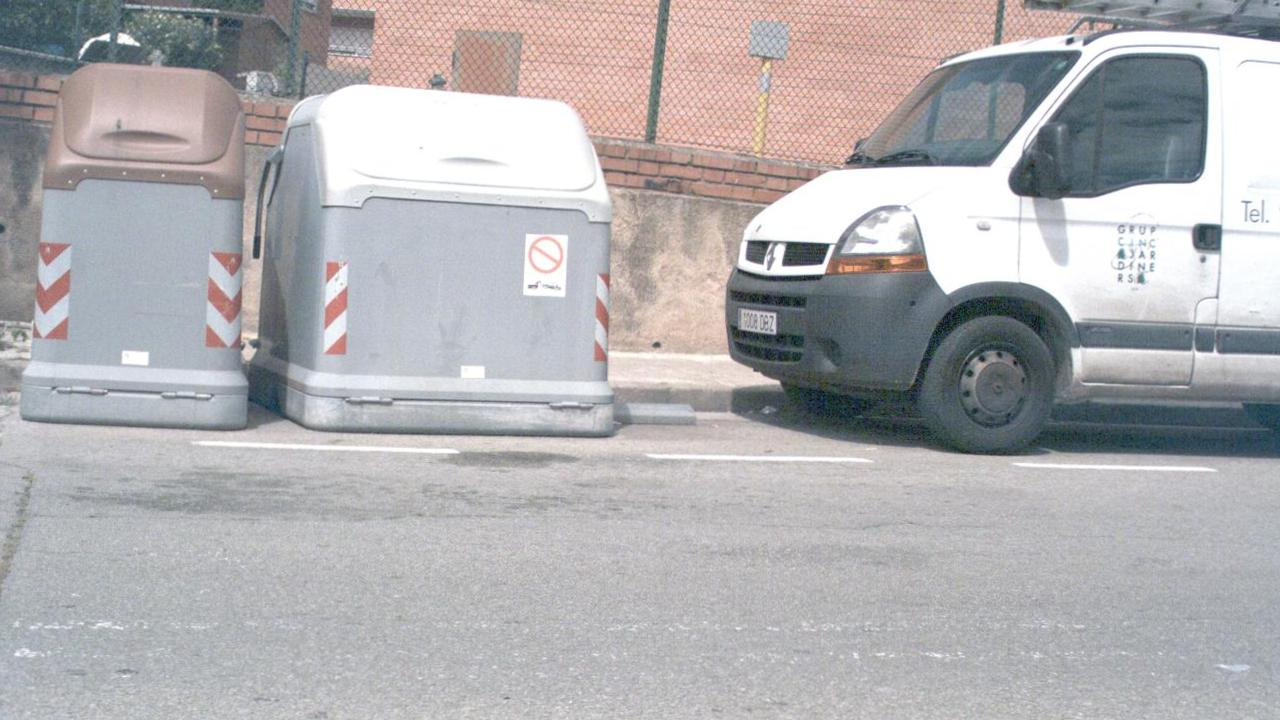
#> input picture project3_edge/a.jpg, 1280 x 720 px, given in place of test.jpg, which was not available
$ jupyter execute project3.ipynb   (text cells are left out)
#> lines starting #> are read from the running program, lines starting #| are printed output that depends on the picture; after the words box and inside, x2 and y2 are one past the last pixel; in counts of white or black regions, pixels touching at a corner belong together; long printed decimals are rounded; pictures that were not available may be replaced by others from this repository, and a replacement may not be noted
[cell 1]
import cv2
import numpy as np

[cell 2]
img= cv2.imread("test.jpg",0)
#> img: shape (720, 1280); min 7, max 255, mean 175.8

[cell 3]
canny=cv2.Canny(img,150,200)
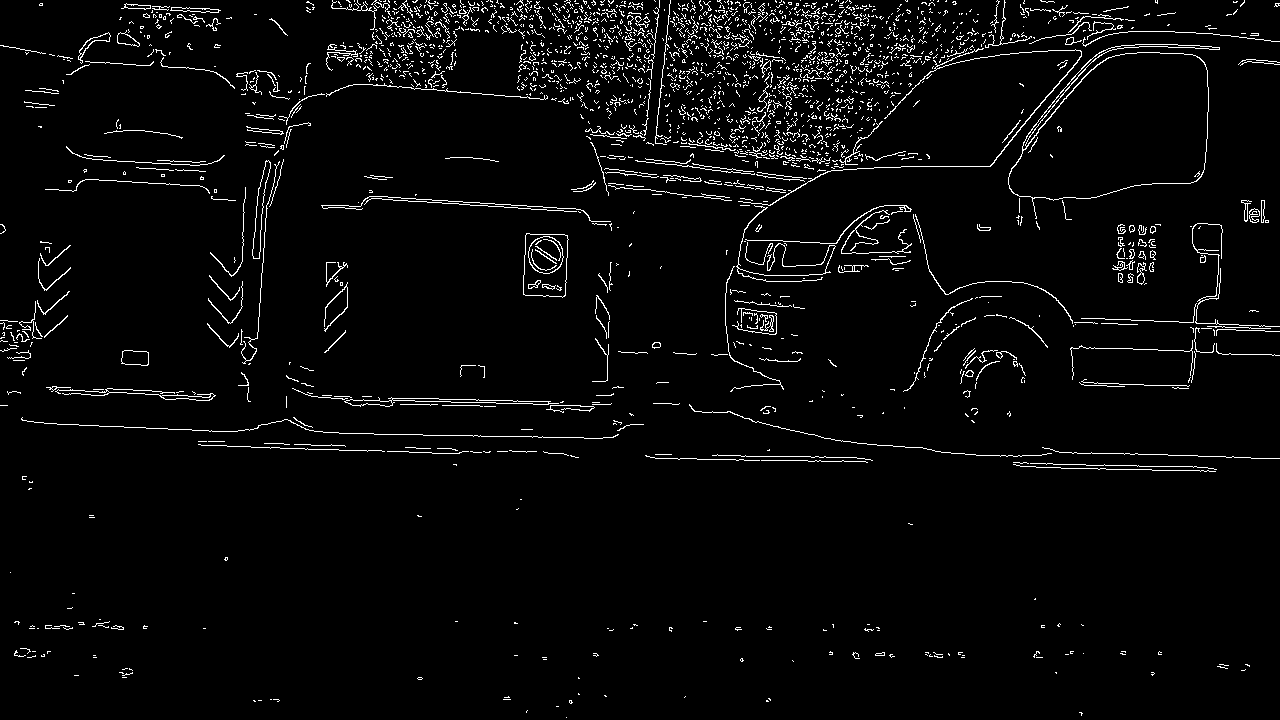
#> canny: shape (720, 1280); 3.5% white in thin lines or dots

cv2.imshow("test",canny)
cv2.waitKey()

[cell 4]
blur=cv2.GaussianBlur(img,(5,5),cv2.BORDER_DEFAULT)
resultCanny = cv2.Canny(blur,80,90)
#> resultCanny: shape (720, 1280); 2.3% white in thin lines or dots

[cell 5]
cv2.imshow("blurred_canny",resultCanny)
cv2.waitKey()

[cell 6]
kernel = np.ones((5, 5), np.uint8)

[cell 7]
dilate=cv2.dilate(resultCanny,kernel,iterations=1)
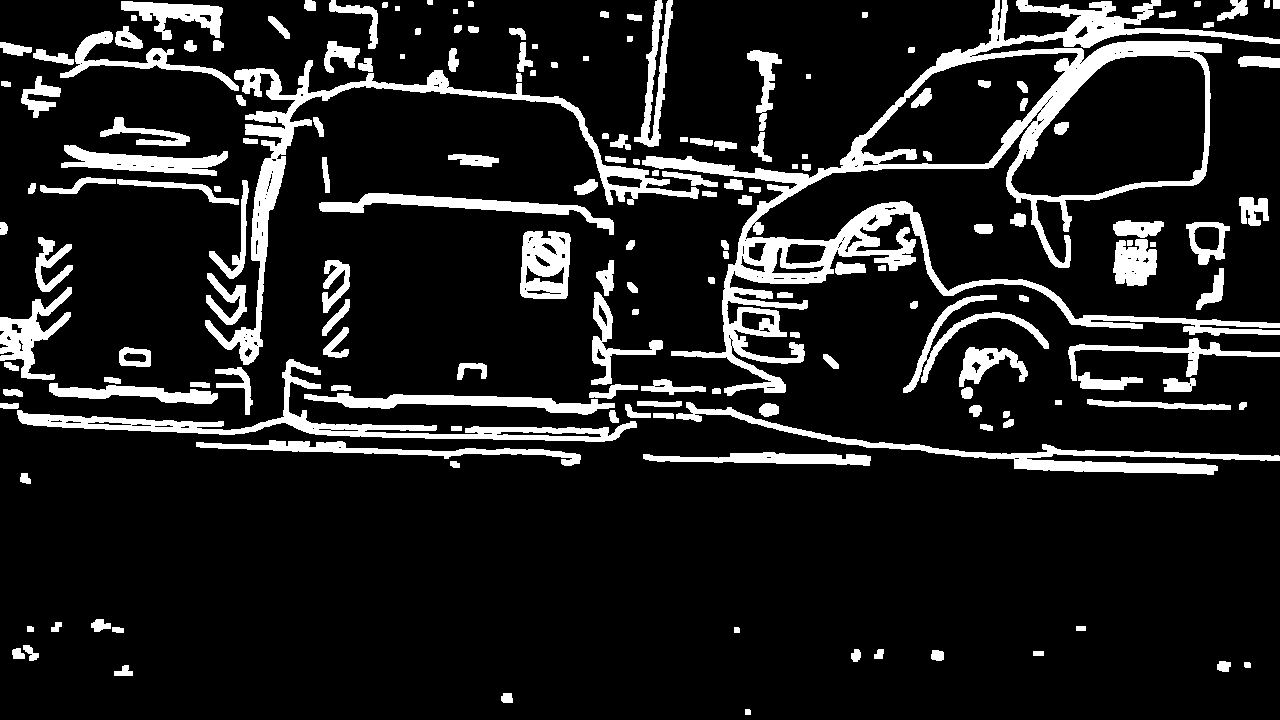
#> dilate: shape (720, 1280); 12.7% white; 174 white regions, largest, box (x1, y1, x2, y2) and area: (642, 0, 1280, 396) 32041, (205, 60, 699, 365) 10202, (17, 359, 637, 442) 6996

[cell 8]
erode=cv2.erode(dilate,kernel,iterations=1)
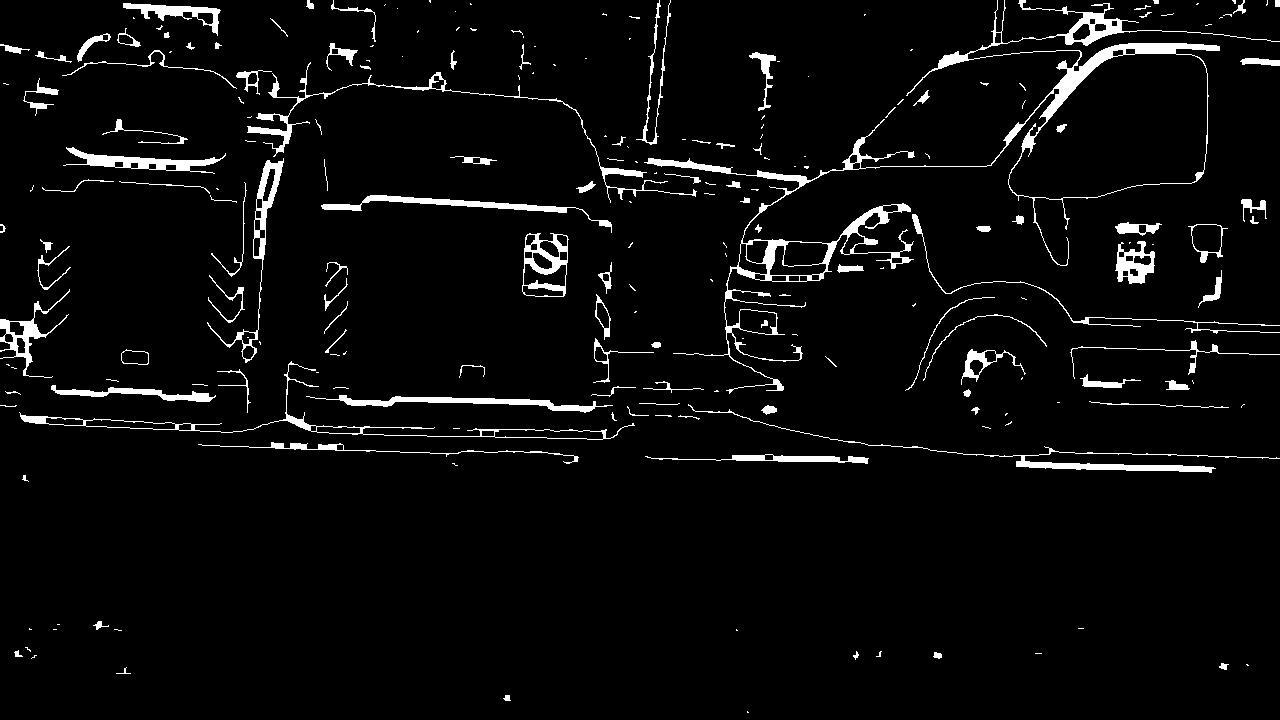
#> erode: shape (720, 1280); 4.3% white; 222 white regions (111 under 20 px), largest, box (x1, y1, x2, y2) and area: (644, 0, 1280, 394) 10208, (247, 62, 697, 203) 1985, (688, 404, 1280, 473) 1885
cv2.imshow("erode",erode)
cv2.waitKey()

[cell 9]
from scipy.spatial import distance as dist

[cell 10]
hist_Img_RGB = cv2.calcHist(erode, [0, 1, 2], None, [8, 8, 8],[0, 256, 0, 256, 0, 256])
histogram_gray = cv2.calcHist(erode, [0], None, [255], [0,256])
#> histogram_gray = 255 values, max 1245 at index 0, min 0 at index 1, mean 5.02
normalize_histogram_rgb=cv2.normalize(hist_Img_RGB, hist_Img_RGB).flatten()
#> normalize_histogram_rgb = 512 values, max 1 at index 0, min 0 at index 1, mean 0.00201
gray_normalize_histogram_rgb=cv2.normalize(histogram_gray, histogram_gray).flatten()
#> gray_normalize_histogram_rgb = 255 values, max 1 at index 0, min 0 at index 1, mean 0.00403

[cell 11]
canny_hist_Img_RGB = cv2.calcHist(resultCanny, [0, 1, 2], None, [8, 8, 8],[0, 256, 0, 256, 0, 256])
canny_histogram_gray = cv2.calcHist(resultCanny, [0], None, [255], [0,256])
#> canny_histogram_gray = 255 values, max 1269 at index 0, min 0 at index 1, mean 5.02
canny_normalize_histogram_rgb=cv2.normalize(canny_hist_Img_RGB, hist_Img_RGB).flatten()
#> canny_normalize_histogram_rgb = 512 values, max 1 at index 0, min 0 at index 1, mean 0.002
gray_canny_normalize_histogram_rgb=cv2.normalize(canny_histogram_gray, canny_histogram_gray).flatten()
#> gray_canny_normalize_histogram_rgb = 255 values, max 1 at index 0, min 0 at index 1, mean 0.00396

[cell 12]
test=cv2.imread("b.png")
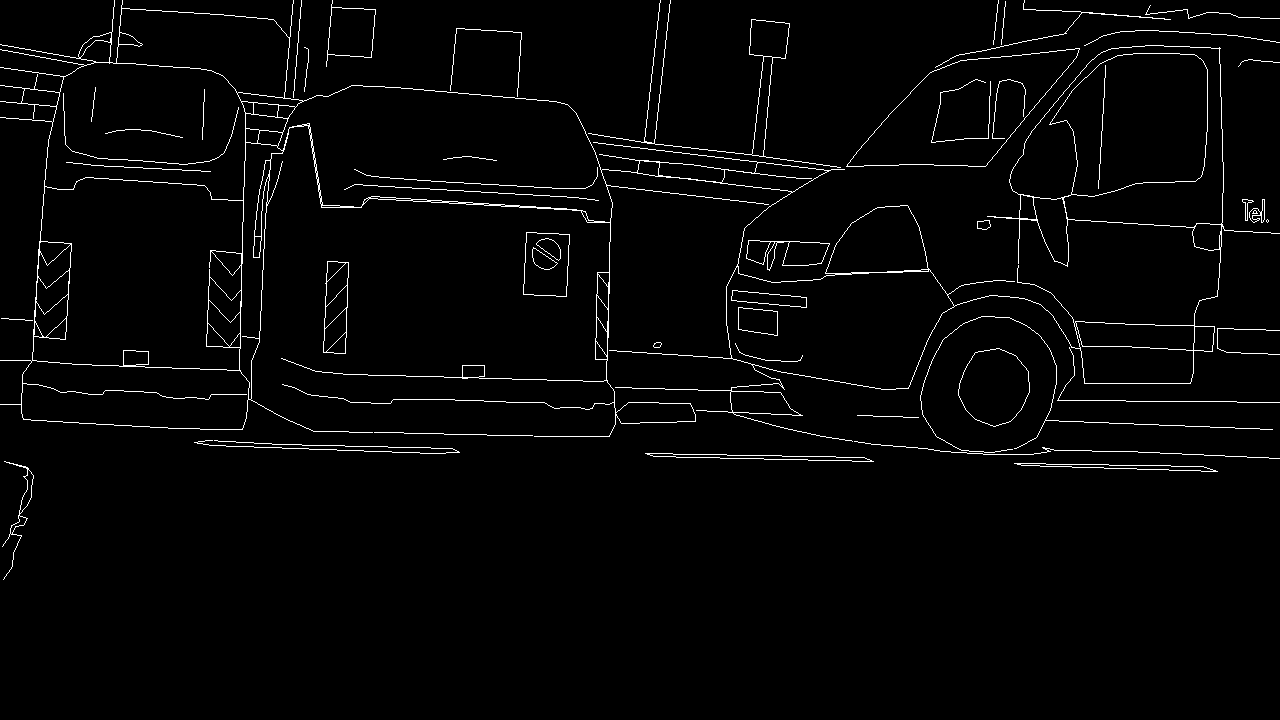
#> input picture project3_edge/b.png, 1280 x 720 px
#> test is the input picture: shape (720, 1280, 3); 2.3% white in thin lines or dots, all inside (x1, y1, x2, y2) = (0, 0, 1280, 580)

[cell 13]
test_Img_RGB = cv2.calcHist(test, [0, 1, 2], None, [8, 8, 8],[0, 256, 0, 256, 0, 256])
test_histogram_gray = cv2.calcHist(test, [0], None, [255], [0,256])
#> test_histogram_gray = 255 values, max 3813 at index 0, min 0 at index 1, mean 15.06
test_histogram_rgb=cv2.normalize(test_Img_RGB, hist_Img_RGB).flatten()
#> test_histogram_rgb = 512 values, max 1 at index 0, min 0 at index 1, mean 0.00197
gray_test_histogram_rgb=cv2.normalize(test_histogram_gray, test_histogram_gray).flatten()
#> gray_test_histogram_rgb = 255 values, max 1 at index 0, min 0 at index 1, mean 0.00395

[cell 14]
res=dist.cityblock(normalize_histogram_rgb, test_histogram_rgb)
#> res = 0.0221
res2=dist.cityblock(canny_normalize_histogram_rgb, test_histogram_rgb)
#> res2 = 0.0167
res3=dist.cityblock(gray_normalize_histogram_rgb, gray_test_histogram_rgb)
#> res3 = 0.0214
res4=dist.cityblock(gray_canny_normalize_histogram_rgb, gray_test_histogram_rgb)
#> res4 = 0.0016

[cell 15]
print("Canny+dilation+erode: ",100-res)
#| Canny+dilation+erode:  99.978
print("Canny: ",100-res2)
#| Canny:  99.983
print("gray: ",100-res3)
#| gray:  99.979
print("gray2: ",100-res4)
#| gray2:  99.998
